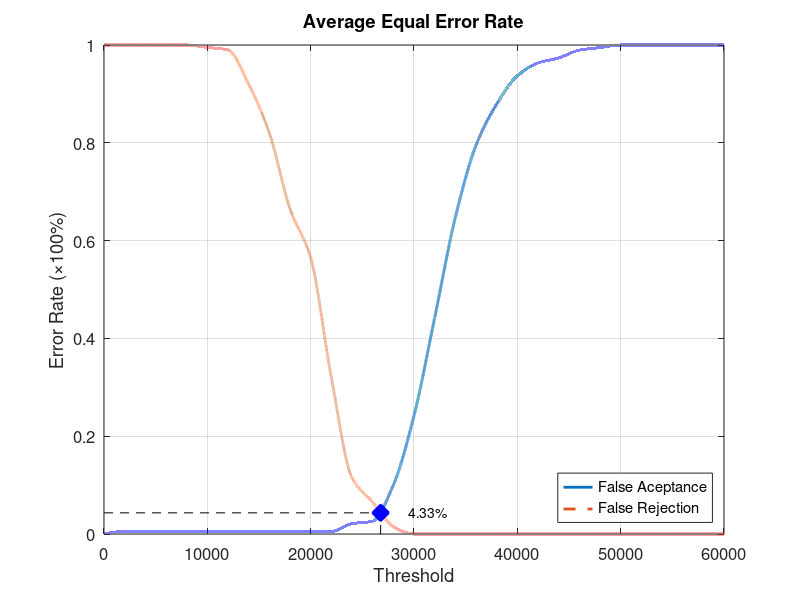
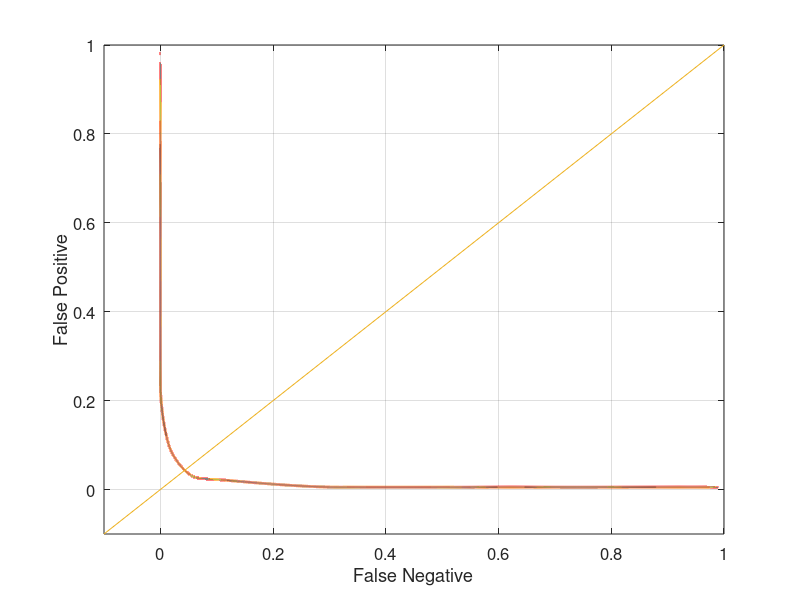

MATLAB code to generate these figures, in order:
function yEER = Database2_4
close all;
clear;
clc;
x = 0:2000:60000;
xq = 0:0.5:60000;

y0 = [0 0.00526316 0.00526316 0.00526316 0.00526316 0.00526316 0.00526316 0.00526316 0.00526316 0.00526316 0.00526316 0.00526316 0.0210526 0.0263158 0.1 0.242105 0.442105 0.647368 0.794737 0.878947 0.936842 0.963158 0.973684 0.989474 0.994737 1 1 1 1 1 1];
yy0 = interp1(x, y0, xq, 'pchip');
y1 = [1 1 1 1 1 0.995 0.99 0.92 0.82 0.665 0.565 0.32 0.115 0.065 0.015 0 0 0 0 0 0 0 0 0 0 0 0 0 0 0 0];
yy1 = interp1(x, y1, xq, 'pchip');

% Calculating EER: 
y2 = abs(y0 - y1);
find(y2 == min(y2))
yy2 = abs(yy0 - yy1);
xEER = find(yy2 == min(yy2));
xEERIndex = xq(xEER) % X-axis EER
yEER = yy0(xEER) % Y-axis EER

main = figure
plot(xq, yy0,'-','LineWidth', 2);	hold on
plot(xq, yy1,'--','LineWidth', 2);	hold on
plot([xEERIndex xEERIndex], [0 yEER], 'k--');	hold on
plot([0 xEERIndex], [yEER yEER], 'k--');	hold on
plot(xEERIndex, yEER, 'bx', 'LineWidth', 10);	hold on
text(xEERIndex + 10 * xEERIndex / 100, yEER, [num2str(round((10000 * yEER)) / 100) '%'])
legend('False Aceptance', 'False Rejection', 'Location', 'SouthEast')
xlabel('Threshold')
ylabel('Error Rate (\times100%)')
title('Average Equal Error Rate')
set(gca, 'FontSize', 12)
axis([0 60000 0 1])
grid on

print(main, 'Database2_4Main', '-dpng');
FNRxFPR = figure('Color', [1 1 1]);
plot(yy1, yy0, '-', yy1, yy0, 'LineWidth', 2);
hold on
y = -0.1:0.1:1
plot(y, y); 
set(gca, 'FontSize', 12)
xlabel('False Negative')
ylabel('False Positive')
axis([-0.1 1 -0.1 1])
set(gca, 'FontSize', 12)
grid on

print(FNRxFPR, 'Database2_4FNRxFPR','-dpng');
end
